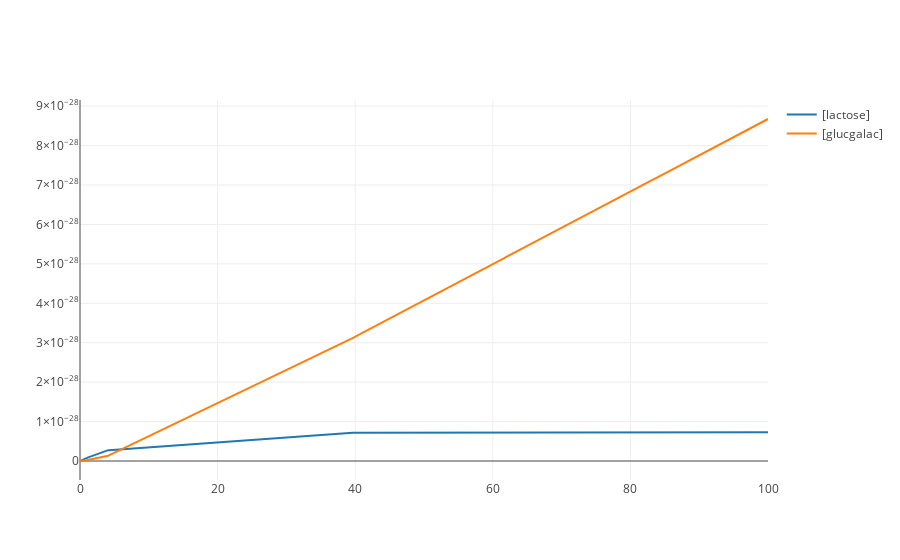

The code cell stored with this chart in its notebook:
### Code cell
LacPath.reset()
LacPath.simulate(0., 100., 1000) #'S1','J1'
LacPath.plot()

values = LacPath.getSteadyStateValues()
selections = LacPath.steadyStateSelections
print(values)
print(selections)

### Figure 1 — Plotly figure (JSON) as saved in the notebook; plotly's stock layout.template omitted (floating-point values rounded to 4 significant figures; data arrays with more than 128 entries replaced by an {"elided": "..."} marker saying what was removed)
{"data": [{"type": "scatter", "x": {"elided": "1000 float values"}, "y": {"elided": "1000 float values"}, "name": "[lactose]", "opacity": 1, "mode": "lines"}, {"type": "scatter", "x": {"elided": "1000 float values"}, "y": {"elided": "1000 float values"}, "name": "[glucgalac]", "opacity": 1, "mode": "lines"}], "layout": {}}
